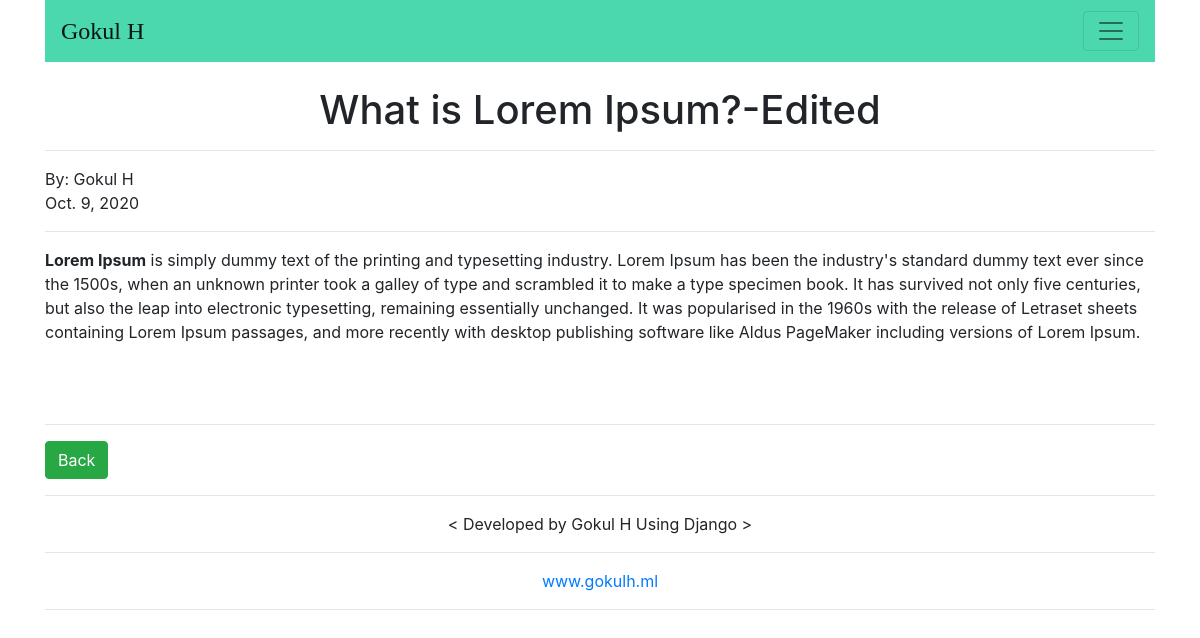
The page /article/18 on the database its author committed.
### myblog/models.py (models this page shows, shortened)
class Post(models.Model):
    title = models.CharField(max_length=255)
    title_tag = models.CharField(max_length=255)
    author = models.ForeignKey(User, on_delete=models.CASCADE)
    body = RichTextField(blank=True, null=True)
    post_date = models.DateField(auto_now_add=True)
    snippet = models.CharField(max_length=255)

### myblog/views.py (the view)
# urls.py: path('article/<int:pk>', ArticleDetailView.as_view(), name="article-detail"),
class ArticleDetailView(DetailView):
    model = Post
    template_name = 'article_details.html'

### myblog/templates/article_details.html (shortened to what this page needs)
{%extends 'base.html'%}
{% block content%}
    <br>
    <h1>{{post.title}}</h1>
    <hr>
    By: {{post.author.first_name}} {{post.author.last_name}}
        <br>
        {{post.post_date}}
        <hr>
        <p>{{post.body|safe}}</p>
        <br></br>
        <hr>
        <a href="{% url 'home'%}" class="btn btn-success">Back</a>
{% endblock %}

### myblog/templates/base.html (shortened to what this page needs)
<!doctype html>
<html lang="en" >
  <head>
    <link rel="stylesheet" href="https://stackpath.bootstrapcdn.com/bootstrap/4.5.2/css/bootstrap.min.css">
  </head>
<body>
<div class="container">
    <nav class="navbar navbar-light" style="background-color: #4CD8AF;">
       <a class="navbar-brand" href="https://www.gokulh.ml"><font face = "WildWest" size = "5">Gokul H</font><br /></a>
      <button class="navbar-toggler" type="button" data-toggle="collapse" data-target="#navbarSupportedContent" aria-controls="navbarSupportedContent" aria-expanded="false" aria-label="Toggle navigation">
      <span class="navbar-toggler-icon"></span>
      </button>
</nav>
</div>
  <div class="container">
    {% block content%}
    {%endblock%}
  </div>
    <footer>
        <div class="container">
            <hr>
            <center>< Developed by Gokul H Using Django ></center><hr>
            <center><a href="https://www.gokulh.ml/" >www.gokulh.ml</a></center>
            <hr>
        </div>
    </footer>
  </body>
</html>

### myblog/templates/base.html (style rules this page uses)
h1 { text-align: center; }

### rows shown on the page
Post: title "What is Lorem Ipsum?-Edited", author.first_name "Gokul", author.last_name "H", post_date "Oct. 9, 2020", body "Lorem Ipsum is simply dummy text of the printing and typesetting industry. Lorem Ipsum has been the industry's standard dummy text ever since the 1500s, when an unknown printer took a galley of type and scrambled it to make a type specimen book. It has survived not only five centuries, but also the leap into electronic typesetting, remaining essentially unchanged. It was popularised in the 1960s with the release of Letraset sheets containing Lorem Ipsum passages, and more recently with desktop publishing software like Aldus PageMaker including versions of Lorem Ipsum."
